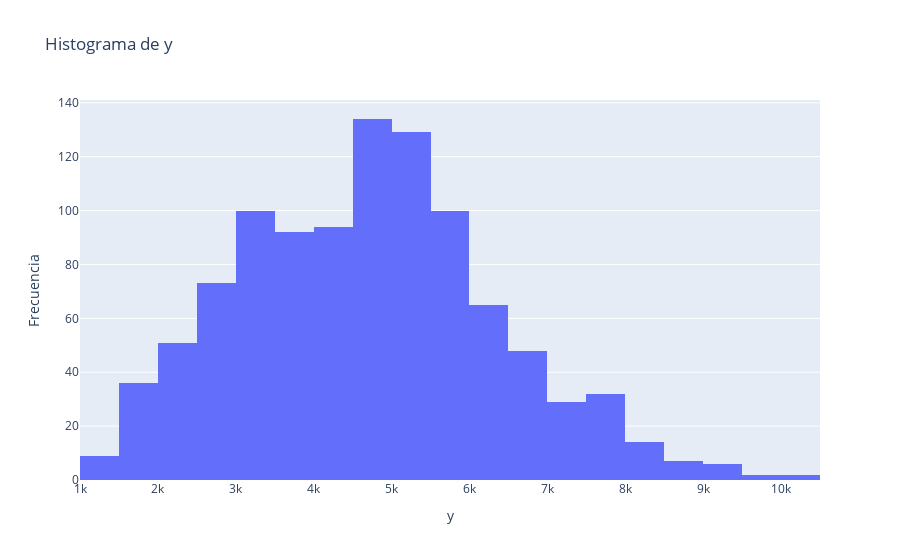

Notebook code for this chart:
### Code cell
df_fited = detector.fitted_df.rename(columns={"forecast": "y"})

fig = px.histogram(
    df_fited, 
    x='y', 
    title='Histograma de y'
)

fig.update_layout(
    xaxis_title='y',
    yaxis_title='Frecuencia'
)

fig.show()

### Figure 1 — Plotly figure (JSON) as saved in the notebook; plotly's stock layout.template omitted (floating-point values rounded to 4 significant figures; data arrays with more than 128 entries replaced by an {"elided": "..."} marker saying what was removed)
{"data": [{"alignmentgroup": "True", "bingroup": "x", "hovertemplate": "y=%{x}<br>count=%{y}<extra></extra>", "legendgroup": "", "marker": {"color": "#636efa", "pattern": {"shape": ""}}, "name": "", "offsetgroup": "", "orientation": "v", "showlegend": false, "type": "histogram", "x": {"elided": "1023 float values"}, "xaxis": "x", "yaxis": "y"}], "layout": {"barmode": "relative", "legend": {"tracegroupgap": 0}, "title": {"text": "Histograma de y"}, "xaxis": {"anchor": "y", "domain": [0, 1], "title": {"text": "y"}}, "yaxis": {"anchor": "x", "domain": [0, 1], "title": {"text": "Frecuencia"}}}}
